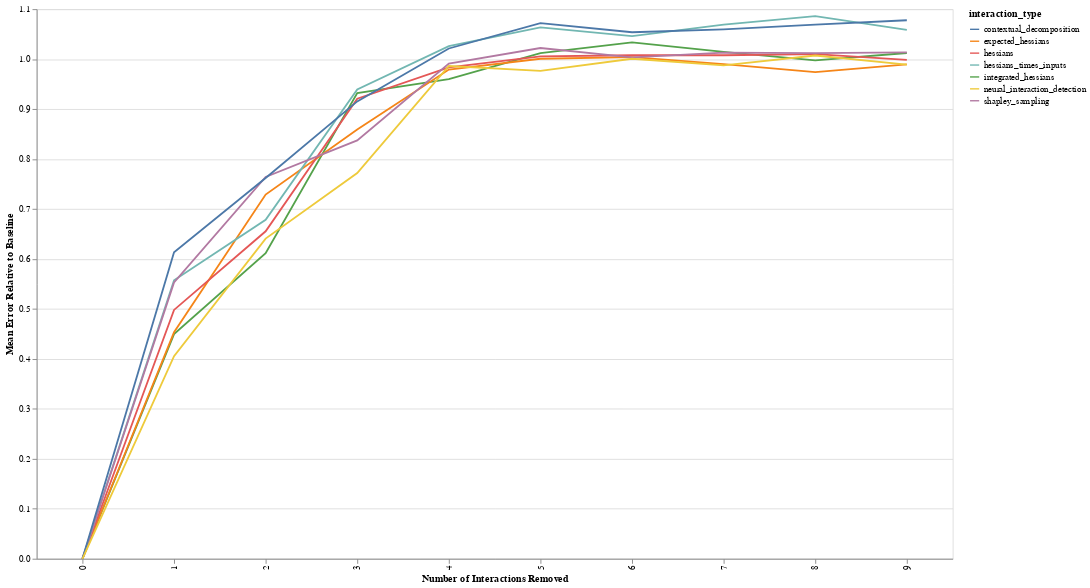

The code cell stored with this chart in its notebook:
### Code cell
line = alt.Chart(df_total, width=1000, height=600).mark_line().transform_filter(
    'datum.num_interactions_removed < 10'
).encode(
    x=alt.X('num_interactions_removed:O', title='Number of Interactions Removed'),
    y=alt.Y('mean_perf:Q', title='Mean Error Relative to Baseline'),
    color=alt.Color('interaction_type:N')
)
band = alt.Chart(df_total).transform_calculate(
    ymin="datum.mean_perf - datum.sd_perf",
    ymax="datum.mean_perf + datum.sd_perf"
).mark_errorbar().encode(
    x=alt.X('num_interactions_removed:O'),
    y="ymin:Q",
    y2="ymax:Q",
    color=alt.Color('interaction_type:N')
)
line

### Figure 1 — Vega-Lite specification as saved in the notebook (floating-point values rounded to 4 significant figures; data arrays with more than 128 entries replaced by an {"elided": "..."} marker saying what was removed)
{"config": {"view": {"continuousWidth": 400, "continuousHeight": 300}}, "data": {"name": "data-57a9e23e9bcb38148c12547559211f93"}, "mark": "line", "encoding": {"color": {"type": "nominal", "field": "interaction_type"}, "x": {"type": "ordinal", "field": "num_interactions_removed", "title": "Number of Interactions Removed"}, "y": {"type": "quantitative", "field": "mean_perf", "title": "Mean Error Relative to Baseline"}}, "height": 600, "transform": [{"filter": "datum.num_interactions_removed < 10"}], "width": 1000, "$schema": "https://vega.github.io/schema/vega-lite/v4.0.2.json", "datasets": {"data-57a9e23e9bcb38148c12547559211f93": {"elided": "322 records"}}}
